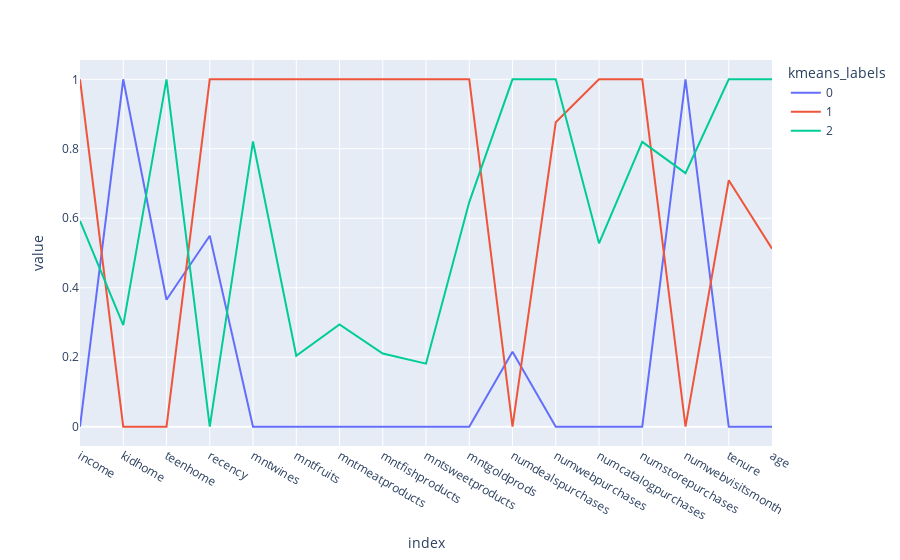

Notebook code cell kept with this figure:
### Code cell
fig = px.line(data_frame=clus_pred_scaled)
fig.show(renderer="vscode")
# We plot this lineplot to see where the best separation is
# and in which features my data is intricate.

### Figure 1 — Plotly figure (JSON) as saved in the notebook; plotly's stock layout.template omitted (floating-point values rounded to 4 significant figures)
{"data": [{"hovertemplate": "kmeans_labels=0<br>index=%{x}<br>value=%{y}<extra></extra>", "legendgroup": "0", "line": {"color": "#636efa", "dash": "solid"}, "marker": {"symbol": "circle"}, "mode": "lines", "name": "0", "orientation": "v", "showlegend": true, "type": "scatter", "x": ["income", "kidhome", "teenhome", "recency", "mntwines", "mntfruits", "mntmeatproducts", "mntfishproducts", "mntsweetproducts", "mntgoldprods", "numdealspurchases", "numwebpurchases", "numcatalogpurchases", "numstorepurchases", "numwebvisitsmonth", "tenure", "age"], "xaxis": "x", "y": [0, 1.0, 0.3655, 0.5497, 0, 0, 0, 0, 0, 0, 0.2159, 0, 0, 0, 1, 0, 0], "yaxis": "y"}, {"hovertemplate": "kmeans_labels=1<br>index=%{x}<br>value=%{y}<extra></extra>", "legendgroup": "1", "line": {"color": "#EF553B", "dash": "solid"}, "marker": {"symbol": "circle"}, "mode": "lines", "name": "1", "orientation": "v", "showlegend": true, "type": "scatter", "x": ["income", "kidhome", "teenhome", "recency", "mntwines", "mntfruits", "mntmeatproducts", "mntfishproducts", "mntsweetproducts", "mntgoldprods", "numdealspurchases", "numwebpurchases", "numcatalogpurchases", "numstorepurchases", "numwebvisitsmonth", "tenure", "age"], "xaxis": "x", "y": [1, 0, 0, 1, 1.0, 1, 1, 1, 1.0, 1, 0, 0.8763, 1, 1, 0, 0.7093, 0.5123], "yaxis": "y"}, {"hovertemplate": "kmeans_labels=2<br>index=%{x}<br>value=%{y}<extra></extra>", "legendgroup": "2", "line": {"color": "#00cc96", "dash": "solid"}, "marker": {"symbol": "circle"}, "mode": "lines", "name": "2", "orientation": "v", "showlegend": true, "type": "scatter", "x": ["income", "kidhome", "teenhome", "recency", "mntwines", "mntfruits", "mntmeatproducts", "mntfishproducts", "mntsweetproducts", "mntgoldprods", "numdealspurchases", "numwebpurchases", "numcatalogpurchases", "numstorepurchases", "numwebvisitsmonth", "tenure", "age"], "xaxis": "x", "y": [0.5923, 0.2925, 1, 0, 0.8211, 0.2044, 0.2945, 0.2105, 0.1815, 0.6467, 1.0, 1, 0.5278, 0.82, 0.7299, 1, 1], "yaxis": "y"}], "layout": {"legend": {"title": {"text": "kmeans_labels"}, "tracegroupgap": 0}, "margin": {"t": 60}, "xaxis": {"anchor": "y", "domain": [0, 1], "title": {"text": "index"}}, "yaxis": {"anchor": "x", "domain": [0, 1], "title": {"text": "value"}}}}
